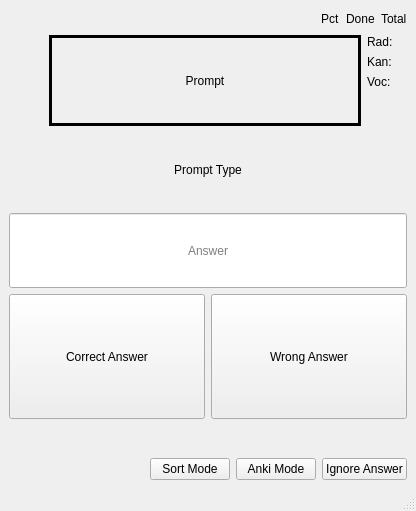
<?xml version="1.0" encoding="UTF-8"?>
<ui version="4.0">
 <class>MainWindow</class>
 <widget class="QMainWindow" name="MainWindow">
  <property name="geometry">
   <rect>
    <x>0</x>
    <y>0</y>
    <width>416</width>
    <height>511</height>
   </rect>
  </property>
  <property name="windowTitle">
   <string>MainWindow</string>
  </property>
  <widget class="QWidget" name="centralwidget">
   <layout class="QVBoxLayout" name="verticalLayout_2">
    <item>
     <layout class="QHBoxLayout" name="horizontalLayout_2">
      <item>
       <spacer name="horizontalSpacer_3">
        <property name="orientation">
         <enum>Qt::Horizontal</enum>
        </property>
        <property name="sizeHint" stdset="0">
         <size>
          <width>40</width>
          <height>20</height>
         </size>
        </property>
       </spacer>
      </item>
      <item>
       <widget class="QLabel" name="percentCorrect">
        <property name="text">
         <string>Pct</string>
        </property>
       </widget>
      </item>
      <item>
       <widget class="QLabel" name="totalDone">
        <property name="text">
         <string>Done</string>
        </property>
       </widget>
      </item>
      <item>
       <widget class="QLabel" name="totalToDo">
        <property name="text">
         <string>Total</string>
        </property>
       </widget>
      </item>
     </layout>
    </item>
    <item>
     <layout class="QVBoxLayout" name="verticalLayout">
      <item>
       <layout class="QHBoxLayout" name="horizontalLayout">
        <item>
         <spacer name="horizontalSpacer_2">
          <property name="orientation">
           <enum>Qt::Horizontal</enum>
          </property>
          <property name="sizeType">
           <enum>QSizePolicy::Fixed</enum>
          </property>
          <property name="sizeHint" stdset="0">
           <size>
            <width>40</width>
            <height>20</height>
           </size>
          </property>
         </spacer>
        </item>
        <item>
         <widget class="QLabel" name="promptLabel">
          <property name="sizePolicy">
           <sizepolicy hsizetype="Expanding" vsizetype="Preferred">
            <horstretch>0</horstretch>
            <verstretch>0</verstretch>
           </sizepolicy>
          </property>
          <property name="minimumSize">
           <size>
            <width>300</width>
            <height>0</height>
           </size>
          </property>
          <property name="frameShape">
           <enum>QFrame::Box</enum>
          </property>
          <property name="lineWidth">
           <number>3</number>
          </property>
          <property name="text">
           <string>Prompt</string>
          </property>
          <property name="alignment">
           <set>Qt::AlignCenter</set>
          </property>
         </widget>
        </item>
        <item>
         <layout class="QVBoxLayout" name="verticalLayout_3">
          <item>
           <widget class="QLabel" name="radicalCountToDo">
            <property name="sizePolicy">
             <sizepolicy hsizetype="Fixed" vsizetype="Preferred">
              <horstretch>0</horstretch>
              <verstretch>0</verstretch>
             </sizepolicy>
            </property>
            <property name="minimumSize">
             <size>
              <width>40</width>
              <height>0</height>
             </size>
            </property>
            <property name="text">
             <string>Rad: </string>
            </property>
           </widget>
          </item>
          <item>
           <widget class="QLabel" name="kanjiCountToDo">
            <property name="sizePolicy">
             <sizepolicy hsizetype="Fixed" vsizetype="Preferred">
              <horstretch>0</horstretch>
              <verstretch>0</verstretch>
             </sizepolicy>
            </property>
            <property name="minimumSize">
             <size>
              <width>40</width>
              <height>0</height>
             </size>
            </property>
            <property name="text">
             <string>Kan:</string>
            </property>
           </widget>
          </item>
          <item>
           <widget class="QLabel" name="vocabularyCountToDo">
            <property name="sizePolicy">
             <sizepolicy hsizetype="Fixed" vsizetype="Preferred">
              <horstretch>0</horstretch>
              <verstretch>0</verstretch>
             </sizepolicy>
            </property>
            <property name="minimumSize">
             <size>
              <width>40</width>
              <height>0</height>
             </size>
            </property>
            <property name="text">
             <string>Voc:</string>
            </property>
           </widget>
          </item>
          <item>
           <spacer name="verticalSpacer">
            <property name="orientation">
             <enum>Qt::Vertical</enum>
            </property>
            <property name="sizeHint" stdset="0">
             <size>
              <width>20</width>
              <height>40</height>
             </size>
            </property>
           </spacer>
          </item>
         </layout>
        </item>
       </layout>
      </item>
     </layout>
    </item>
    <item>
     <widget class="QLabel" name="promptType">
      <property name="minimumSize">
       <size>
        <width>0</width>
        <height>75</height>
       </size>
      </property>
      <property name="text">
       <string>Prompt Type</string>
      </property>
      <property name="alignment">
       <set>Qt::AlignCenter</set>
      </property>
     </widget>
    </item>
    <item>
     <widget class="QLineEdit" name="answerBox">
      <property name="minimumSize">
       <size>
        <width>0</width>
        <height>75</height>
       </size>
      </property>
      <property name="alignment">
       <set>Qt::AlignCenter</set>
      </property>
      <property name="placeholderText">
       <string>Answer</string>
      </property>
     </widget>
    </item>
    <item>
     <layout class="QHBoxLayout" name="horizontalLayout_4">
      <item>
       <widget class="QPushButton" name="correctResponse">
        <property name="minimumSize">
         <size>
          <width>0</width>
          <height>125</height>
         </size>
        </property>
        <property name="text">
         <string>Correct Answer</string>
        </property>
       </widget>
      </item>
      <item>
       <widget class="QPushButton" name="wrongResponse">
        <property name="minimumSize">
         <size>
          <width>0</width>
          <height>125</height>
         </size>
        </property>
        <property name="text">
         <string>Wrong Answer</string>
        </property>
       </widget>
      </item>
     </layout>
    </item>
    <item>
     <spacer name="horizontalSpacer_4">
      <property name="orientation">
       <enum>Qt::Vertical</enum>
      </property>
      <property name="sizeType">
       <enum>QSizePolicy::Preferred</enum>
      </property>
      <property name="sizeHint" stdset="0">
       <size>
        <width>20</width>
        <height>35</height>
       </size>
      </property>
     </spacer>
    </item>
    <item>
     <layout class="QHBoxLayout" name="horizontalLayout_3">
      <item>
       <spacer name="horizontalSpacer_5">
        <property name="orientation">
         <enum>Qt::Horizontal</enum>
        </property>
        <property name="sizeHint" stdset="0">
         <size>
          <width>40</width>
          <height>20</height>
         </size>
        </property>
       </spacer>
      </item>
      <item>
       <widget class="QPushButton" name="sortMode">
        <property name="text">
         <string>Sort Mode</string>
        </property>
       </widget>
      </item>
      <item>
       <widget class="QPushButton" name="reviewMode">
        <property name="text">
         <string>Anki Mode</string>
        </property>
       </widget>
      </item>
      <item>
       <widget class="QPushButton" name="ignoreAnswer">
        <property name="text">
         <string>Ignore Answer</string>
        </property>
       </widget>
      </item>
     </layout>
    </item>
   </layout>
  </widget>
  <widget class="QMenuBar" name="menubar">
   <property name="geometry">
    <rect>
     <x>0</x>
     <y>0</y>
     <width>416</width>
     <height>24</height>
    </rect>
   </property>
  </widget>
  <widget class="QStatusBar" name="statusbar"/>
 </widget>
 <resources/>
 <connections/>
</ui>
